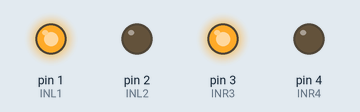
Simulated run of this sketch. Board: Arduino Uno, built with avr-gcc and run on an emulated ATmega328P. On the bench: output pins drawn as LEDs (lit = HIGH).

Above: at 0.1 s.
Timing chart, 0 to 1.6 s (numbered marks = the images above):
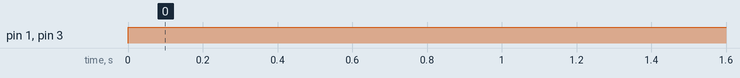

Measured:
- by itself, pin 1 (INL1), pin 3 (INR3): LOW → HIGH at 0.00 s

The sketch:

direct-drive-forward.ino
```cpp
const int INL1=1;
const int INL2=2;

const int INR3=3;
const int INR4=4;

void setup() {
  // put your setup code here, to run once:

pinMode(INR3, OUTPUT);
pinMode(INR4, OUTPUT);
pinMode(INL1, OUTPUT);
pinMode(INL2, OUTPUT);

}

void loop() {
  // put your main code here, to run repeatedly:
digitalWrite(INL1,HIGH);
digitalWrite(INL2,LOW);
digitalWrite(INR3,HIGH);
digitalWrite(INR4,LOW);

}
```
